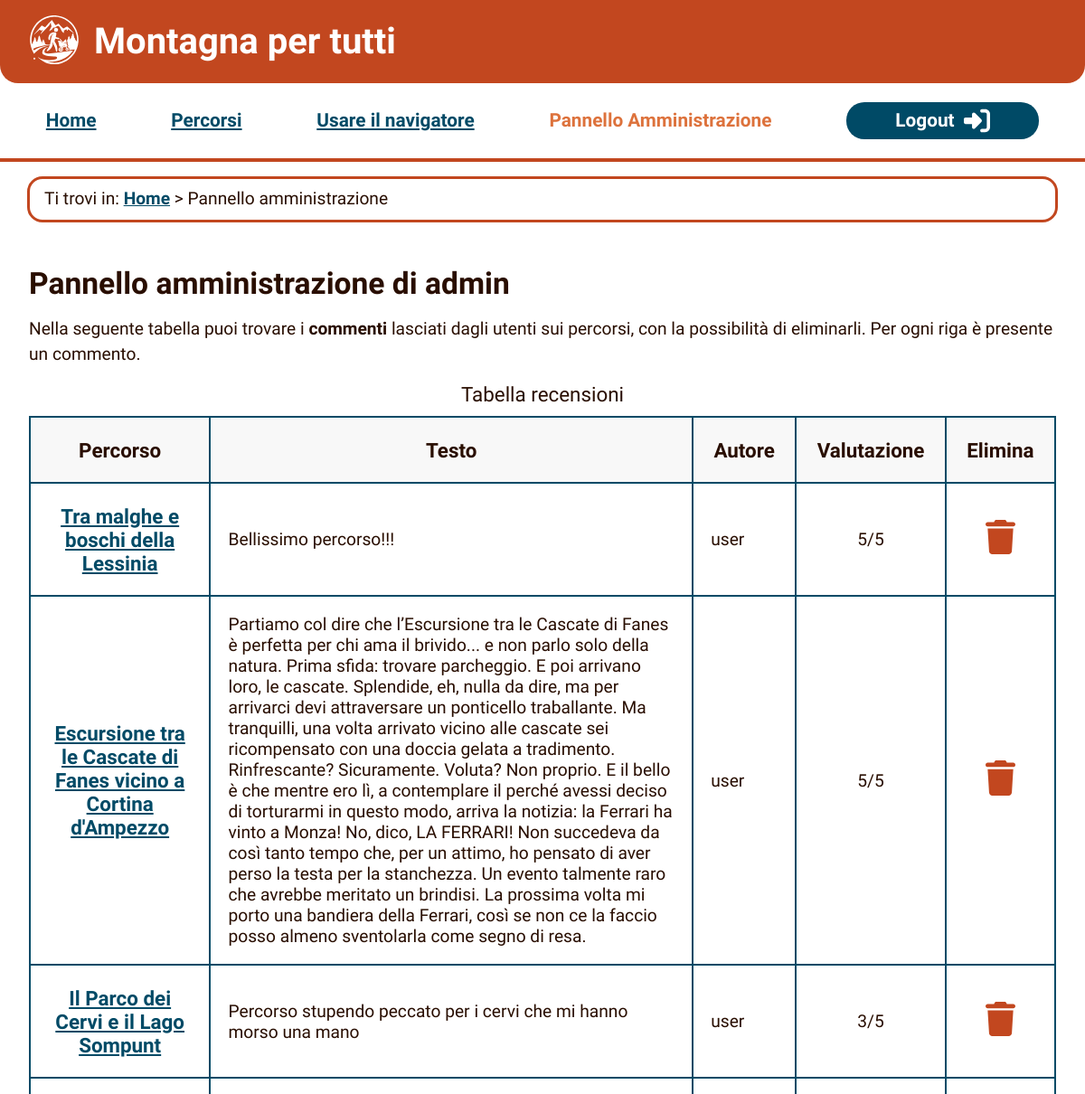
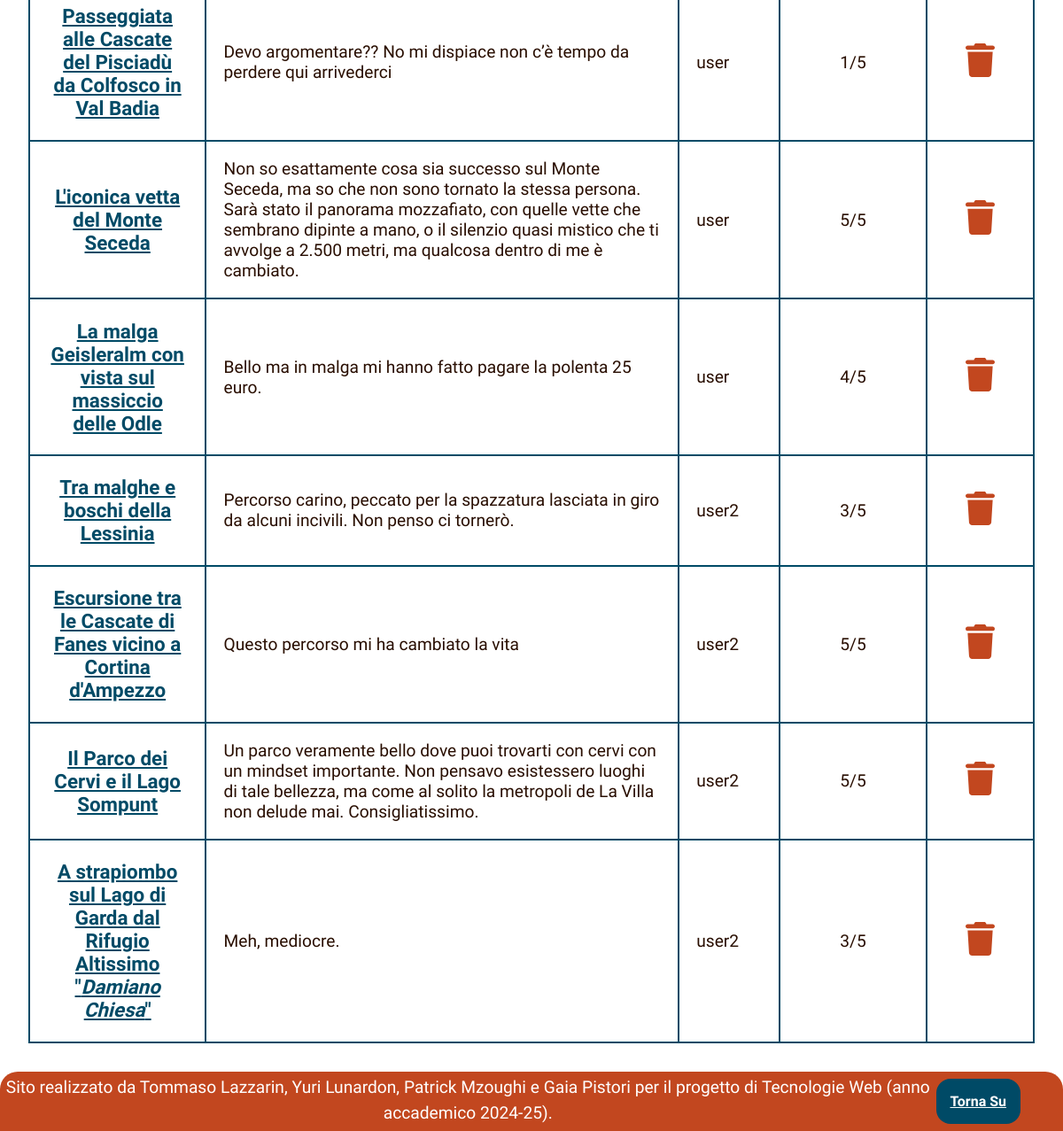
Page /pannelloAmministrazione.php (signed in) on the committed database (2 pictures, top to bottom).
### tables this page shows
CREATE TABLE `RECENSIONE` (
  `utente` varchar(30) NOT NULL,
  `percorso` int(6) NOT NULL,
  `voto` int(1) NOT NULL CHECK (`voto` between 0 and 5),
  `testo` longtext NOT NULL,
  `ultima_modifica` timestamp NOT NULL DEFAULT current_timestamp() ON UPDATE current_timestamp()
);

CREATE TABLE `PERCORSO` (
  `id` int(11) NOT NULL,
  `titolo` text NOT NULL,
  `sottotitolo` text NOT NULL,
  `descrizione` text NOT NULL,
  `indicazioni` text NOT NULL,
  `file_gpx` varchar(50) DEFAULT NULL,
  `dislivello_salita` smallint(6) NOT NULL DEFAULT 0,
  `dislivello_discesa` smallint(6) NOT NULL DEFAULT 0,
  `lunghezza` float UNSIGNED NOT NULL DEFAULT 0,
  `tag_title` text DEFAULT NULL,
  `tag_description` text DEFAULT NULL,
  `tag_keywords` text DEFAULT NULL,
  `map_embed` text NOT NULL
);

### src/DB/database.php (called while the page is built, shortened)
<?php
require_once('response_manager.php');
class Functions extends Constant{
    private $connection;
    public function openConnection():bool{
      try{
        $this->connection=new mysqli(parent::DB_ADDR,parent::USERNAME,parent::PASSWORD,parent::DB_NAME);
      }
      catch(Exception $e){
        return false;
      }
        $this->connection->set_charset("utf8");
        return true;
    }
    public function get_all_recensioni(): response_manager{
      $query = "SELECT id, titolo, testo, utente, voto FROM RECENSIONE, PERCORSO WHERE RECENSIONE.percorso=PERCORSO.id";
      $stmt = $this->connection->prepare($query);
      $result = array();
      $stmt->execute();
      $tmp = $stmt->get_result();
      while ($row = $tmp->fetch_assoc()) {
        array_push($result, $row);
      }
      $res = new response_manager($result, $this->connection, "");
    return $res;
    }
}

### src/DB/response_manager.php (called while the page is built, shortened)
<?php
class response_manager {
  private $empty = false;
  private $result = array();
  private $errno = 0;
  public function __construct($res, $conn, $mess) {
    $this->result = $res;
    $this->empty = count($res) != 0 ? false : true;
    if ($conn) {
      $this->errno = $conn->errno;
    }
  }
  public function ok(): bool {
    return !$this->empty && !$this->errno;
  }
  public function is_empty(): bool {
    return $this->empty;
  }
  public function get_result(): array {
    return $this->result;
  }
}
?>

### src/pannelloAmministrazione.php (the view, shortened to what this page needs)
<?php
require_once("DB/database.php");
$connessione=new Functions();
$tabella="
    <thead>
        <tr>
            <th scope=\"col\">Percorso</th>
            <th scope=\"col\">Testo</th>
            <th scope=\"col\">Autore</th>
            <th scope=\"col\">Valutazione</th>
            <th scope=\"col\" abbr=\"\">Elimina</th>
        </tr>
    </thead>
    <tbody>
";
$query=$connessione->get_all_recensioni();
if(!$query->is_empty()){
    $result = $query->get_result();
    foreach($result as $recensione){
        $tabella.="
        <tr>
            <th data-title=\"Percorso\" scope=\"row\"><a href=\"percorso.php?id=".$recensione["id"]."\">".$recensione["titolo"]."</a></th>
            <td data-title=\"Testo\">".$recensione["testo"]."</td>
            <td data-title=\"Utente\">".$recensione["utente"]."</td>
            <td data-title=\"Voto\"class=\"cella-voto\">".$recensione["voto"]."/5</td>
            <td class=\"rimuovi-intestazione-mobile\"><a class=\"icona-elimina\"href=\"adminCancellaRecensione.php?user=".$recensione["utente"]."&percorso=".$recensione["id"]."\">Elimina</a></td>
        </tr>
        ";
    }
}else{
    $tabella.="
    <tr>
        <th>Non sono presenti recensioni.</th>
    </tr>
    ";
}
$tabella .= "</tbody>";
$paginaHTML = file_get_contents("pannelloAmministrazione.html");
$paginaHTML = str_replace("[username]", $_SESSION["Username"], $paginaHTML);
$paginaHTML = str_replace("[corpo-tabella]", $tabella, $paginaHTML);
echo $paginaHTML;
?>

### src/css/style.css (style rules this page uses)
:root { --maincolor: #C2471F; --visitedlinkcolor: #DD723C; --unvisitedlinkcolor: #004a66; --unvisitedlinkcolorhover:#143e69; --textcolor: #290E00; --defaultbgcolor: #FFFFFF; --sfondocard: #E6E6E6; --sfondoTabelle: #F8F8F8; }
* { padding: 0; margin: 0; box-sizing: border-box; }
h1 { font-size: 2.5em; margin: 0; }
h2 { font-size: 2.1em; margin-bottom: 0.5em; }
p { font-size: 1.2em; line-height: 1.5; }
a { color: var(--unvisitedlinkcolor); font-weight:700 }
body { font-family: "Varela Round", sans-serif; color: var(--textcolor); display: flex; flex-direction: column; min-height: 100vh; margin-left: auto; margin-right: auto; max-width: 1800px; }
button, .button { font-size: 100%; padding: 1em; border-radius: 1em; background-color: var(--unvisitedlinkcolor); color: var(--defaultbgcolor); font-weight: bold; text-align: center; border: none; transition: background-color 0.3s ease; flex-shrink: 0; cursor: pointer; }
.button.navigazione , .button.navigazione:visited { color: var(--defaultbgcolor) }
header { display: flex; align-items: center; background-color: var(--maincolor); color: var(--defaultbgcolor); padding: 1em 2em; border-bottom-left-radius: 20px; border-bottom-right-radius: 20px; }
.logo { width: 3.5em; height: auto; margin-right: 1em; }
.linkHome { z-index: 99; color:var(--defaultbgcolor); }
#menu { margin-top: 0em; padding-bottom: 0em; border-bottom: var(--maincolor) 4px solid; }
#menu ul { display: flex; justify-content: space-between; list-style: none; margin: 0 auto; padding: 1em; align-items: center; max-width: 95%; font-size: 1.3em; }
#menu li { color:var(--visitedlinkcolor); }
#menu .action-button { display: inline-flex; align-items: center; justify-content: center; font-weight: bold; padding: 0.3em 2.6em; background-color: var(--unvisitedlinkcolor); border-radius: 20px; min-width: 10em; color: var(--defaultbgcolor); text-decoration: none; }
#menu .action-button .icon-accedi, nav#menu .action-button .icon-logout { margin-left: 0.5em; width: 1.4em; height: 1.4em; }
#breadcrumb { width: 95%; margin: 1em auto; padding: 0.5em 1em; border: 3px solid var(--maincolor); border-radius: 17px; text-align: left; }
#main-homepage, #main-navigatore, #main-profilo, #main-amministratore { display: flex; flex-direction: column; padding: 2em; }
footer { background-color: var(--maincolor); border-radius: 20px 20px 0 0; margin-top: auto; display: flex; flex-direction: row-reverse; }
footer a { margin: 0.5em 3em 0.5em 0; }
footer p { text-align: center; margin: auto; color: var(--defaultbgcolor); }
table { border-collapse: collapse; table-layout: fixed; margin-top: 1em; }
caption { font-size: 1.4em; margin-bottom: 0.5em; }
th, td { border: 2px var(--unvisitedlinkcolor) solid; padding: 1em; }
td { font-size: 1.2em; }
th { font-size: 1.4em; }
thead th { background-color: var(--sfondoTabelle); }
.cella-voto { text-align: center; padding:0; }
td.rimuovi-intestazione-mobile { text-align:center; }
td a.icona-elimina { content: url('../assets/trash-solid.svg'); height: 2em; display: inline-block; }

### rows in the picture
recensione: percorso.titolo "Tra malghe e boschi della Lessinia", testo "Bellissimo percorso!!!", utente "user", voto "5"
recensione: percorso.titolo "Escursione tra le Cascate di Fanes vicino a Cortina d'Ampezzo", testo "Partiamo col dire che l’Escursione tra le Cascate di Fanes è perfetta per chi ama il brivido... e non parlo solo della natura. Prima sfida: trovare parcheggio. E poi arrivano loro, le cascate. Splendide, eh, nulla da dire, ma per arrivarci devi attraversare un ponticello traballante. Ma tranquilli, una volta arrivato vicino alle cascate sei ricompensato con una doccia gelata a tradimento. Rinfrescante? Sicuramente. Voluta? Non proprio. E il bello è che mentre ero lì, a contemplare il perché avessi deciso di torturarmi in questo modo, arriva la notizia: la Ferrari ha vinto a Monza! No, dico, LA FERRARI! Non succedeva da così tanto tempo che, per un attimo, ho pensato di aver perso la testa…", utente "user", voto "5"
recensione: percorso.titolo "Il Parco dei Cervi e il Lago Sompunt", testo "Percorso stupendo peccato per i cervi che mi hanno morso una mano", utente "user", voto "3"
recensione: percorso.titolo "Passeggiata alle Cascate del Pisciadù da Colfosco in Val Badia", testo "Devo argomentare?? No mi dispiace non c’è tempo da perdere qui arrivederci", utente "user", voto "1"
recensione: percorso.titolo "L'iconica vetta del Monte Seceda", testo "Non so esattamente cosa sia successo sul Monte Seceda, ma so che non sono tornato la stessa persona. Sarà stato il panorama mozzafiato, con quelle vette che sembrano dipinte a mano, o il silenzio quasi mistico che ti avvolge a 2.500 metri, ma qualcosa dentro di me è cambiato.", utente "user", voto "5"
recensione: percorso.titolo "La malga Geisleralm con vista sul massiccio delle Odle", testo "Bello ma in malga mi hanno fatto pagare la polenta 25 euro.", utente "user", voto "4"
recensione: percorso.titolo "Tra malghe e boschi della Lessinia", testo "Percorso carino, peccato per la spazzatura lasciata in giro da alcuni incivili. Non penso ci tornerò.", utente "user2", voto "3"
recensione: percorso.titolo "Escursione tra le Cascate di Fanes vicino a Cortina d'Ampezzo", testo "Questo percorso mi ha cambiato la vita", utente "user2", voto "5"
recensione: percorso.titolo "Il Parco dei Cervi e il Lago Sompunt", testo "Un parco veramente bello dove puoi trovarti con cervi con un mindset importante. Non pensavo esistessero luoghi di tale bellezza, ma come al solito la metropoli de La Villa non delude mai. Consigliatissimo.", utente "user2", voto "5"
recensione: percorso.titolo "A strapiombo sul Lago di Garda dal Rifugio Altissimo \" Damiano Chiesa \"", testo "Meh, mediocre.", utente "user2", voto "3"
